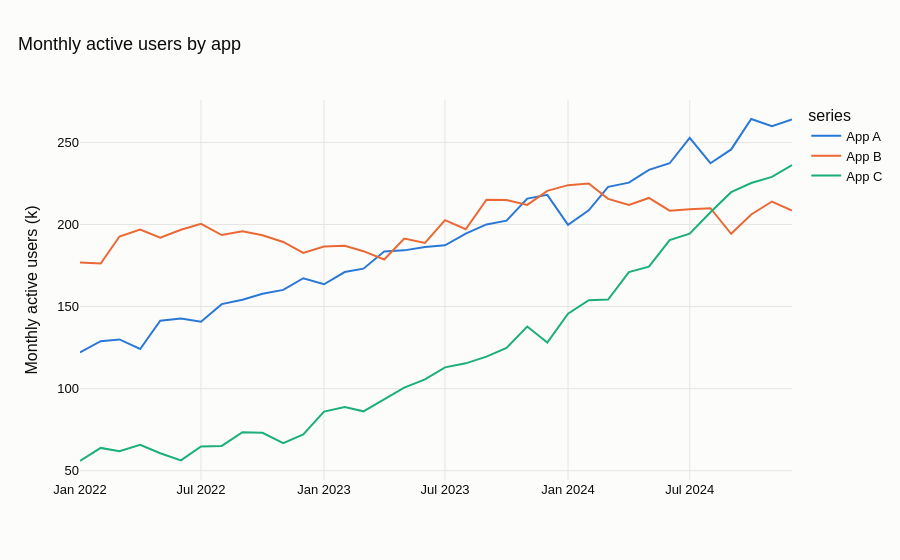

Notebook cell for this chart:
### Markdown cell above
### plotly

### Code cell
import plotly.express as px
long = df.reset_index().melt(id_vars=df.index.name or "index", var_name="series", value_name="value")
fig = px.line(long, x=long.columns[0], y="value", color="series", color_discrete_sequence=PALETTE,
              labels={"value": labels["y"], long.columns[0]: ""}, title=labels["title"])
fig.update_layout(hovermode="x unified")
fig.show()
